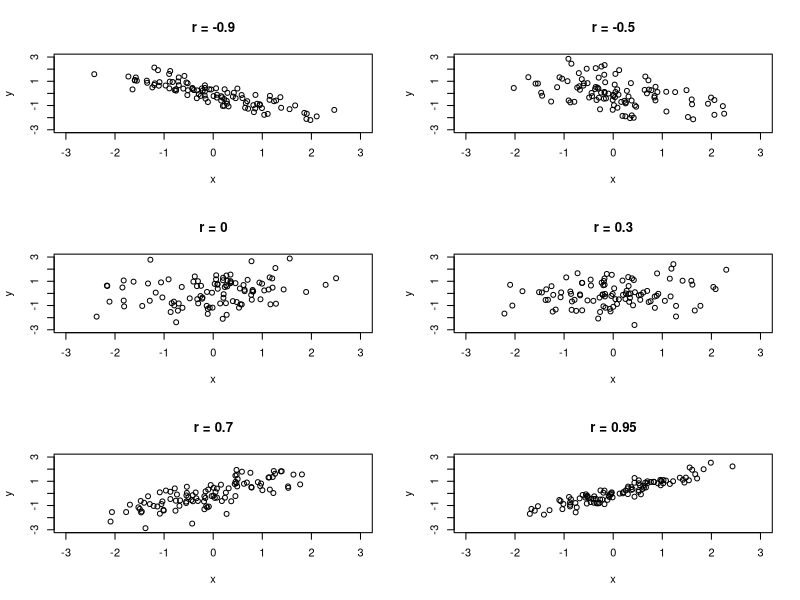

Reproduce this figure in R.
# Set up a 3x2 grid of plots
par(mfrow=c(3,2))

# Choose 6 correlation values between -1 and +1
r_values <- c(-0.9, -0.5, 0, 0.3, 0.7, 0.95)

# Create a plot for each correlation value
for (r in r_values) {
  x <- rnorm(100)
  z <- rnorm(100)
  y <- r*x + sqrt(1-r^2)*z
  plot(x, y, main=paste("r =", r), xlim=c(-3, 3), ylim=c(-3, 3))
}

# Reset the plot layout to default
par(mfrow=c(1,1))
